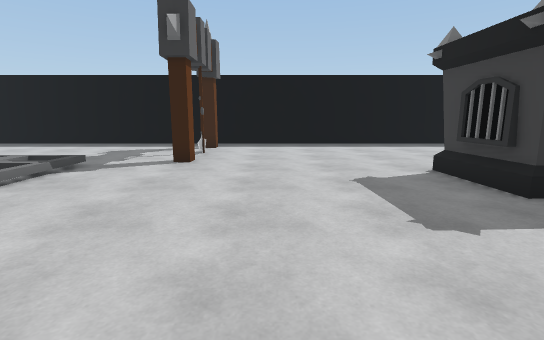
[1] (above)

16 first-person views from a walk through a 3-D level made in the Unity game engine. The camera is 1.3 m above the floor, tilts 10° down and sees 85° across. The floor is counted in squares, 1 m on a side. Each view is taken from the middle of a square. On the plan, view 1 faces up. The plan holds only what a view shows up to about 14 squares ahead; the rest is blank. Some animated figures are left out. Some surface patterns are stand-ins.

[2]
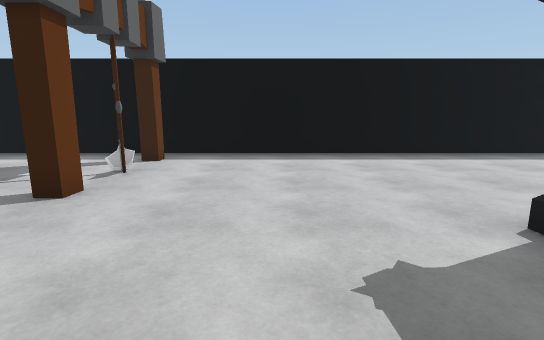

[3]
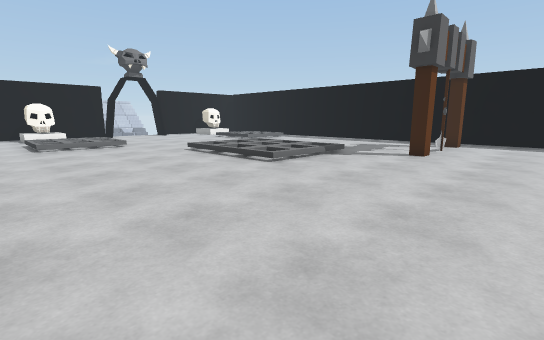

[4]
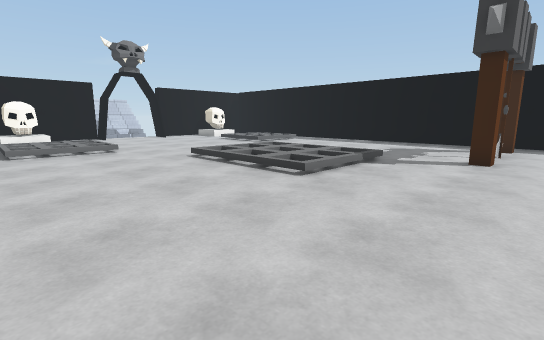

[5]
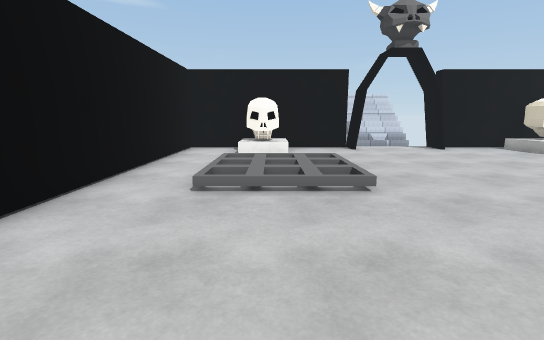

[6]
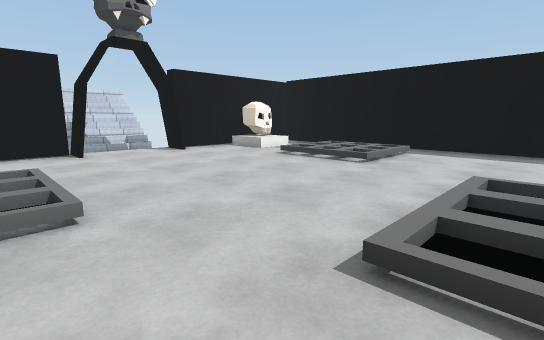

[7]
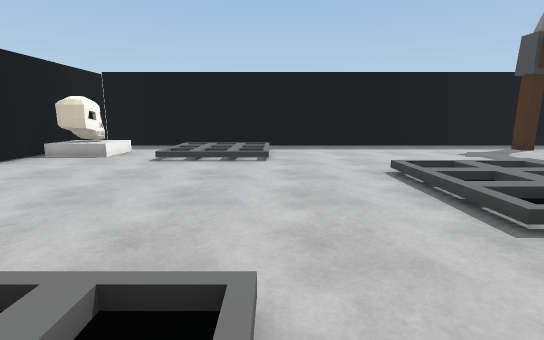

[8]
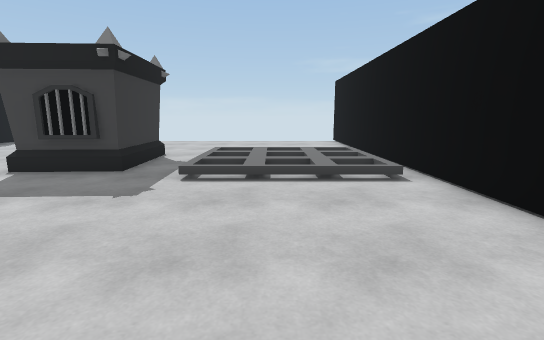

[9]
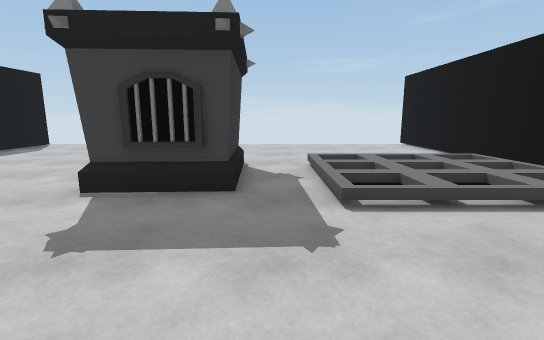

[10]
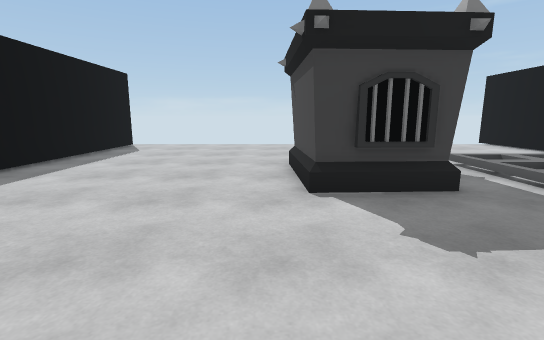

[11]
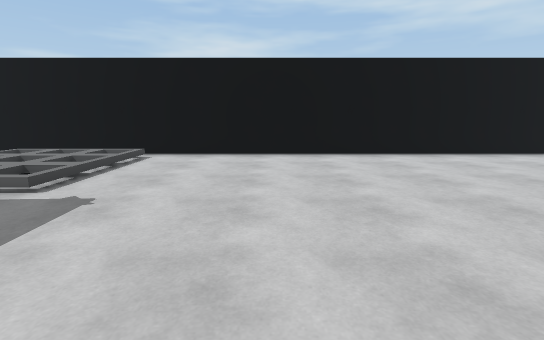

[12]
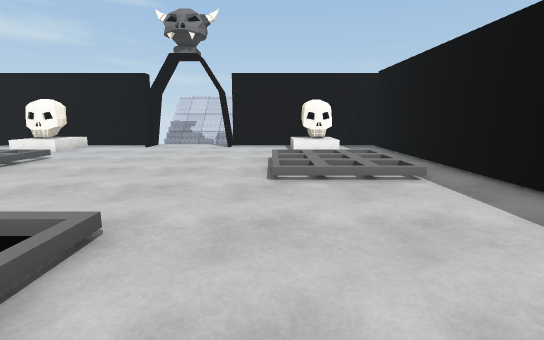

[13]
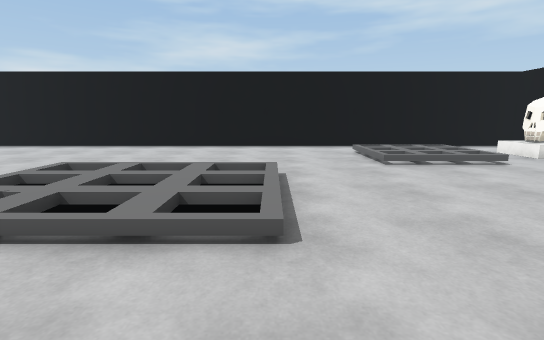

[14]
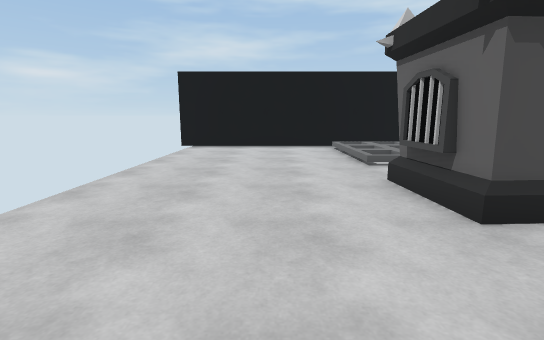

[15]
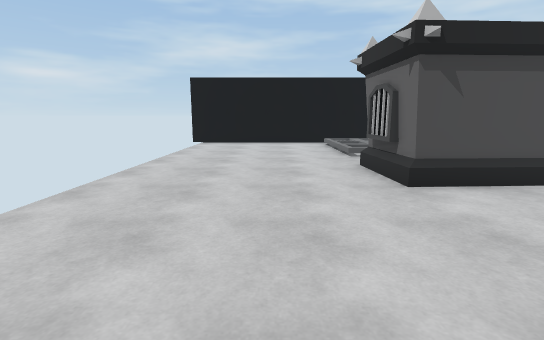

[16]
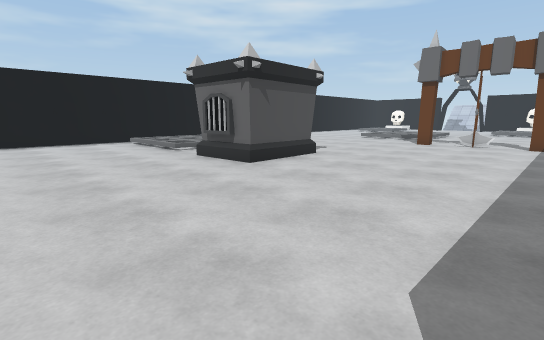

### Floor plan
Key: @ floor where view 1 was taken; # wall or solid block; x gap in a wall; . floor; / step, stairs or slope; S skull; O other object.
Columns run from 22 left of view 1 to 14 right of it. Each row starts with its distance up from view 1.
 15  ##################################x
 14  #..................................
 13  #...   //.........#................
 12  #SS..  //..........................
 11  #SO..////.........#................
 10  #....////..........................
  9  #.................#................
  8 ##..........//////..................
  7  .........../   //........####......
  6  .........../   ./........####......
  5 ##.........././/./........####......
  4  #..........//////..................
  3  #....////.............../////......
  2  #....////.............../.  /......
  1  #SS.   //...............//  /......
  0  #SS   ///............@..//  /......
 -1  #......................./.  /......
 -2  #.......................//  /......
 -3  ####################################

Where each view was taken, in squares from view 1:
view 1: 0 up, 0 right, facing up
view 2: 4 up, 1 right, facing up
view 3: 2 down, 1 right, facing up-left
view 4: 1 down, 1 left, facing up-left
view 5: 1 up, 8 left, facing left
view 6: 2 up, 9 left, facing up-left
view 7: 1 up, 13 left, facing up
view 8: 1 up, 3 left, facing right
view 9: 4 up, 1 left, facing right
view 10: 8 up, 1 left, facing right
view 11: 8 up, 1 left, facing down
view 12: 10 up, 7 left, facing left
view 13: 11 up, 10 left, facing down
view 14: 11 up, 10 right, facing down
view 15: 13 up, 10 right, facing down
view 16: 14 up, 13 right, facing down-left
